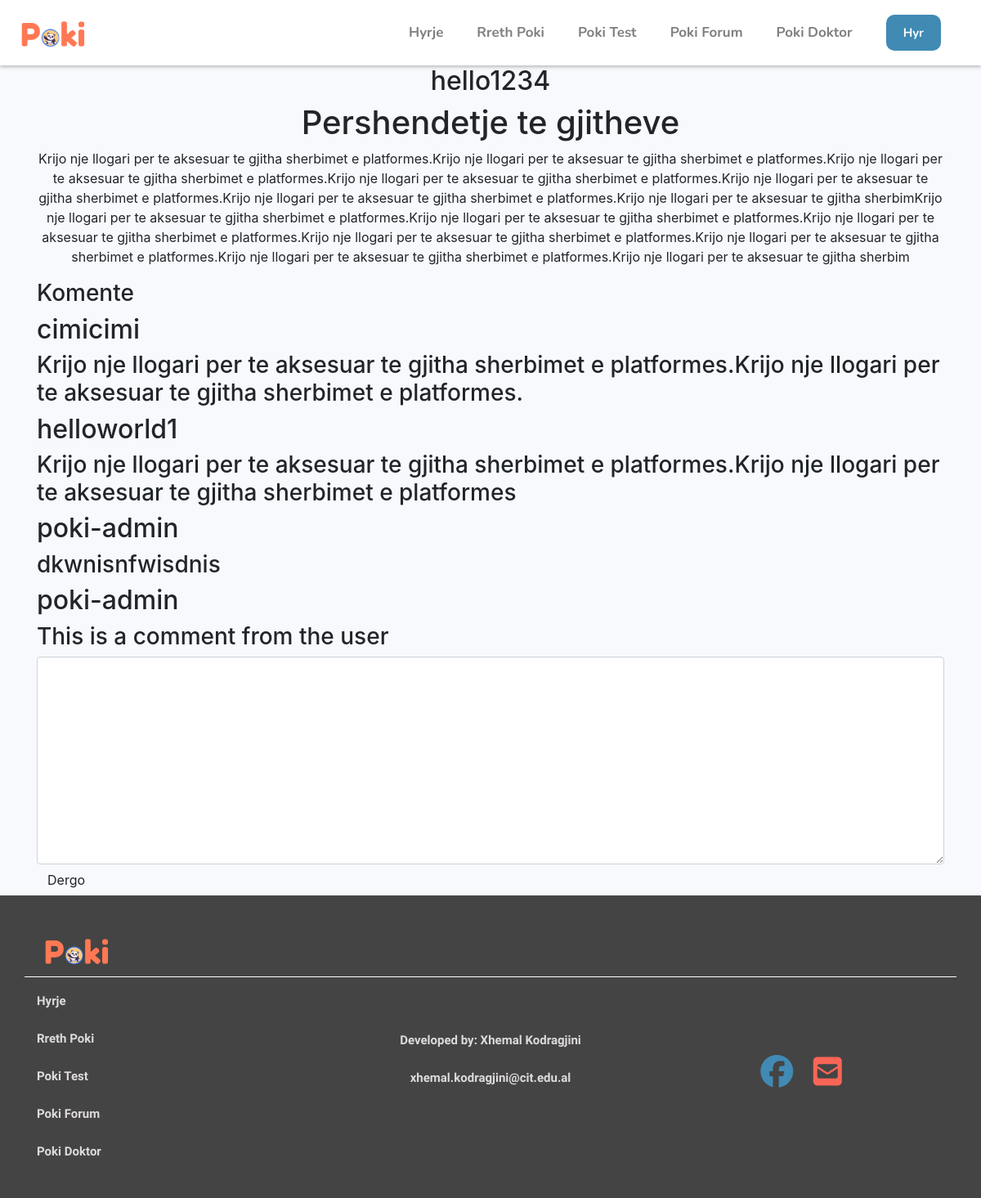
/forum/1/, run on the app's committed database.
### Forum/models.py (models this page shows, shortened)
class Post(models.Model):
    titulli = models.CharField(max_length=250)
    autori = models.ForeignKey(settings.AUTH_USER_MODEL, on_delete=models.CASCADE, related_name='post_author')
    teksti = models.TextField()
    data = models.DateTimeField(auto_now_add=True)

class Comment(models.Model):
    autori = models.ForeignKey(settings.AUTH_USER_MODEL, on_delete=models.CASCADE, related_name='comment_author')
    post = models.ForeignKey(Post, on_delete=models.CASCADE, related_name='comments')
    komenti = models.TextField()
    data = models.DateTimeField(auto_now_add=True)

### Forum/views.py (the view, shortened to what this page needs)
# urls.py: path('<int:pk>/', PostDetailView.as_view(), name='detail'),
class PostDetailView(FormMixin, DetailView):
    template_name = 'Forum/discussion_detail.html'
    queryset = Post.objects.all()
    model = Post
    form_class = CommentModelForm
    def get_context_data(self, **kwargs):
        context = super(PostDetailView, self).get_context_data(**kwargs)
        context['form'] = CommentModelForm(initial={'post': self.object})
        context['posts_all'] = Post.objects.order_by('-data')[:3]
        return context
    def get_object(self, *args, **kwargs):
        pk = self.kwargs.get("pk")
        return Post.objects.get(id=pk)

### Forum/forms.py
class CommentModelForm(forms.ModelForm):
    class Meta:
        model = Comment
        fields = ['komenti', 'post']
        widgets = {
            'post': forms.HiddenInput(),
            'komenti': forms.Textarea(attrs={'class': 'form-control'})
        }

### templates/Forum/discussion_detail.html (shortened to what this page needs)
{% extends 'base.html' %}
{% load static %}
{% block content %}
    <section id="discussion-detail">
        <div class="discussion-author text-center">
            <h2>{{ object.autori }}</h2>
        </div>
        <div class="discussion-detail container text-center">
            <h1>{{ object.titulli }}</h1>
            <p>{{ object.teksti }}</p>
        </div>
        <section id="comments" class="text-center">
            <div class="comments container text-left">
                <h3>Komente</h3>
                {% for comment in object.comments.all %}
                    <div class="comment-single text-left">
                        <h2>{{ comment.autori }}</h2>
                        <h3>{{ comment.komenti }}</h3>
                    </div>
                {% endfor %}
                <div class="comments-form">
                    <form method="POST">
                        {% for field in form %}
                            {{ field }}
                        {% endfor %}
                        <button class="btn" type="submit">Dergo</button>
                    </form>
                </div>
            </div>
        </section>
    </section>
{% endblock %}

### static/base_style.css (style rules this page uses)
body { background-color: #f7f9fc; }

### data on the page
Post: autori "hello1234", titulli "Pershendetje te gjitheve", teksti "Krijo nje llogari per te aksesuar te gjitha sherbimet e platformes.Krijo nje llogari per te aksesuar te gjitha sherbimet e platformes.Krijo nje llogari per te aksesuar te gjitha sherbimet e platformes.Krijo nje llogari per te aksesuar te gjitha sherbimet e platformes.Krijo nje llogari per te aksesuar te gjitha sherbimet e platformes.Krijo nje llogari per te aksesuar te gjitha sherbimet e platformes.Krijo nje llogari per te aksesuar te gjitha sherbimKrijo nje llogari per te aksesuar te gjitha sherbimet e platformes.Krijo nje llogari per te aksesuar te gjitha sherbimet e platformes.Krijo nje llogari per te aksesuar te gjitha sherbimet e platformes.Krijo nje llogari per te aksesuar te gjitha…"
Comment: autori "cimicimi", komenti "Krijo nje llogari per te aksesuar te gjitha sherbimet e platformes.Krijo nje llogari per te aksesuar te gjitha sherbimet e platformes."
Comment: autori "helloworld1", komenti "Krijo nje llogari per te aksesuar te gjitha sherbimet e platformes.Krijo nje llogari per te aksesuar te gjitha sherbimet e platformes"
Comment: autori "poki-admin", komenti "dkwnisnfwisdnis"
Comment: autori "poki-admin", komenti "This is a comment from the user"
